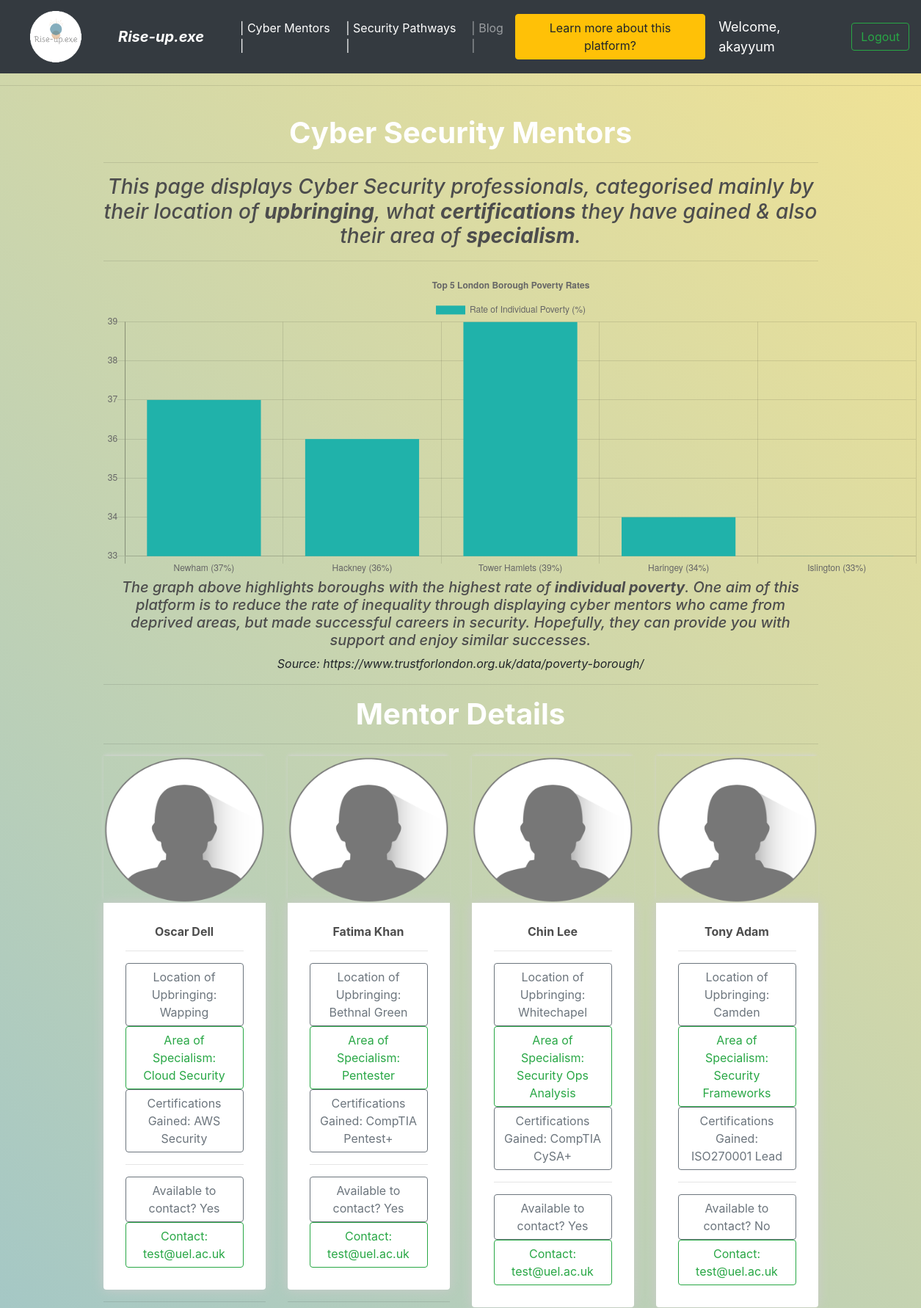
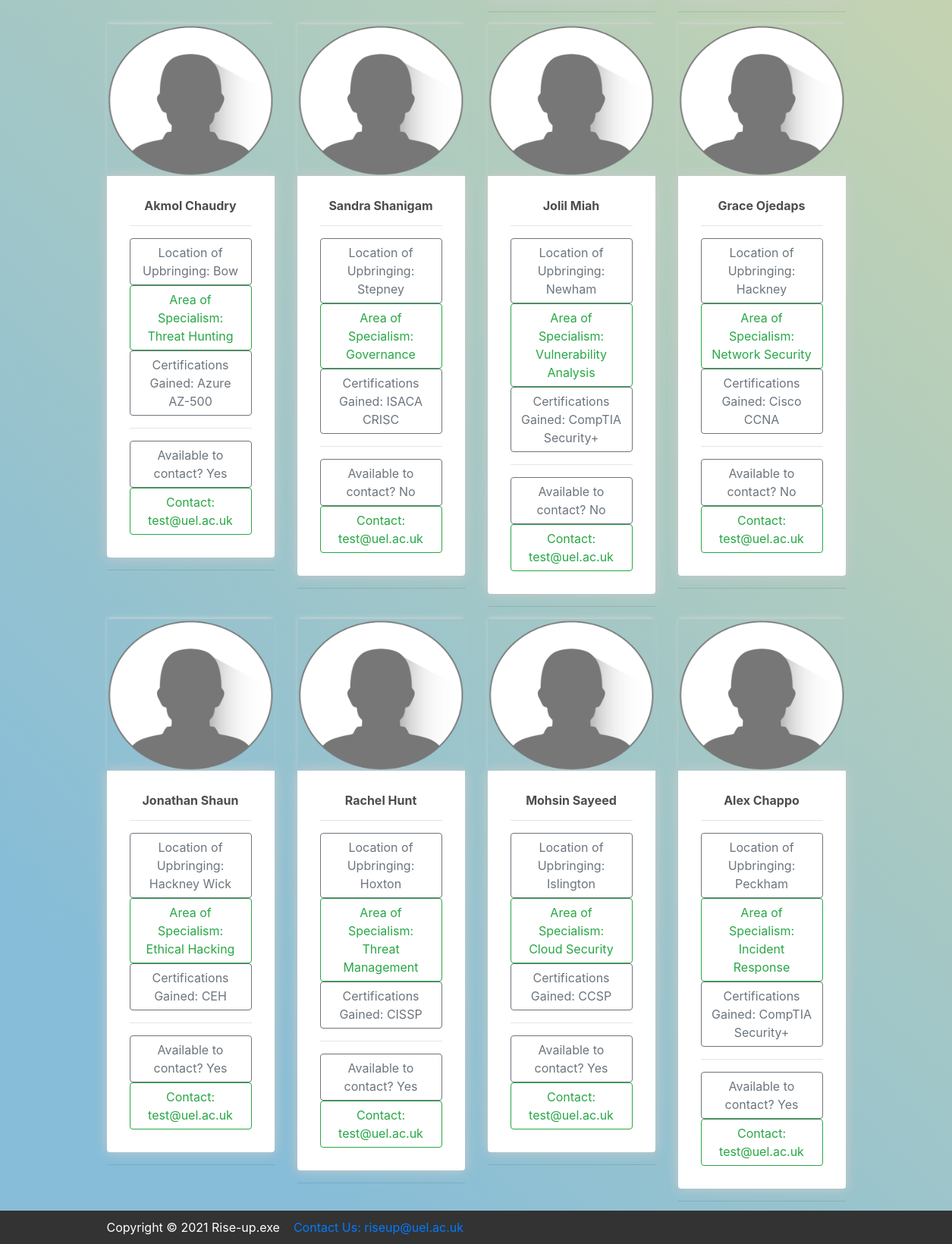
The app's page / (signed in) with its own data (2 pictures, top to bottom).
### mentor/models.py (models this page shows, shortened)
class Mentor(models.Model):
	name 			= models.CharField(max_length=200, null=True)
	upbringing 		= models.TextField(max_length=50, default='Location of Upbringing: ')
	certifications 	= models.CharField(max_length=200, null=True)
	expertise		= models.CharField(max_length=50, 	null='Area of Expertise: ')
	email 			= models.EmailField(max_length=200, null=True)
	available		= models.TextField(max_length=50, default='Yes')

### mentor/views.py (the view)
# urls.py: path('', views.mentor, name='mentor'),
@login_required(login_url='login')
def mentor(request):
	mentors = Mentor.objects.all()
	context = {'mentors':mentors}
	return render(request, 'mentor/mentor.html', context)

### mentor/templates/mentor/mentor.html (shortened to what this page needs)
{% extends 'mentor/main.html' %}
{% load static %}
{% block content %}
<body>
  <center>
    <h1><b style="color:white">Cyber Security Mentors</b></h1> <hr>
      <i><h3>This page displays Cyber Security professionals, categorised mainly by their location of <b>upbringing</b>, what <b>certifications</b> they have gained & also their area of <b>specialism</b>.</h3></i>
  </center>
  <hr>
</body>
<canvas id="chart" width="800" height="300"></canvas>
<script> let ctx = document.getElementById("chart").getContext("2d");
let chart = new Chart(ctx, {
  type: "bar",
  data: {
     labels: ["Newham (37%)", "Hackney (36%)", "Tower Hamlets (39%)", "Haringey (34%)", "Islington (33%)"],
     datasets: [
        {
          label: "Rate of Individual Poverty (%)",
          backgroundColor: "#20B2AA",
          borderColor: "#417690",
          data: [37, 36, 39, 34, 33]
        }
     ]
  },
  options: {
     title: {
        text: "Top 5 London Borough Poverty Rates",
        display: true
     }
  }
});
</script>
<center><i><h5>The graph above highlights boroughs with the highest rate of <b>individual poverty</b>. One aim of this platform is to reduce the rate of inequality through displaying cyber mentors who came from deprived areas, but made successful careers in security. Hopefully, they can provide you with support and enjoy similar successes.</h5></i></center>
<center><i><p>Source: https://www.trustforlondon.org.uk/data/poverty-borough/</p></i></center>
<hr>
<center><h1><b style="color:white">Mentor Details</b></h1><center>
  <hr>
<div class="row">
  {% for mentor in mentors %}
    <div class="col-lg-3">
      <img class="thumbnail" src="{% static 'media/user.png' %}">
    <div class="box-element mentor">
 <center><h6><strong>{{mentor.name}}</strong></h6></center>
    <hr>
    <button  class="btn btn-outline-secondary add-btn">{{mentor.upbringing}}</button>
      <a class="btn btn-outline-success" href="#">Area of Specialism: {{mentor.expertise}}</a>
    <button  class="btn btn-outline-secondary add-btn">Certifications Gained: {{mentor.certifications}}</button>
<hr>
    <button  class="btn btn-outline-secondary add-btn">Available to contact? {{mentor.available}}</button>
      <a class="btn btn-outline-success" href="#">Contact: {{mentor.email}}</a>
    </div>
<hr>
</div>
  {% endfor %}
</div>
{% endblock content %}

### mentor/templates/mentor/main.html (shortened to what this page needs)
{% load static %}
<!DOCTYPE html>
<html lang="en">
<head>
	<link rel="stylesheet" type="text/css" href="{% static 'css/main.css' %}">
	<link rel="stylesheet" href="https://stackpath.bootstrapcdn.com/bootstrap/4.4.1/css/bootstrap.min.css">
	<link rel="stylesheet" type="text/css" href="{% static 'css/main.css' %}">
</head>
<nav class="navbar navbar-expand-lg navbar-dark bg-dark">
      <a href="/home">
        <img src="{% static 'media/rise.png' %}" alt="My image">
      </a>
  <a class="navbar-brand" href="/about"><b><i>Rise-up.exe</i></b></a>
  <div class="collapse navbar-collapse" id="navbarSupportedContent">
    <ul class="navbar-nav mr-auto">
      <li class="nav-item active">
        <a class="nav-link" href="/home">| Cyber Mentors |<span class="sr-only">(current)</span></a>
      </li>
      <li class="nav-item active">
        <a class="nav-link" href="/guidance">| Security Pathways |<span class="sr-only">(current)</span></a>
      </li>
      <li class="nav-item">
        <a class="nav-link" href="/blog">| Blog |</a>
      </li>
    </ul>
   <div class="form-inline my-2 my-lg-0">
    	<a href="/about"class="btn btn-warning">Learn more about this platform?</a>
   </div>
    <span class="hello-msg">Welcome, {{request.user}}</span>
    <a class="btn btn-outline-success" href="{% url 'logout' %}">Logout</a>
</nav>
<body>
</body>
        <hr>
         <div class="container">
                <br>
                {% block content %}
                 {% endblock content %}
         </div>
</html>
<html lang="en">
<head>
</head>
<body>
    <div class="fixed-footer">
        <div class="container">Copyright &copy; 2021 Rise-up.exe &nbsp;&nbsp; <a href="#">Contact Us: riseup@uel.ac.uk</a></div>
    </div>
</body>
</html>

### static/css/main.css (style rules this page uses)
body { background-image: linear-gradient(45deg, #87bdd8 0%, #87bdd8 10%, #f2e394 100%); }
h1,h2,h3,h4,h5,h6 { color:hsl(0, 0%, 30%); }
.box-element { box-shadow:hsl(0, 0%, 80%) 0 0 16px; background-color: #fff; border-radius: 4px; padding: 30px; }
.thumbnail { width: 100%; height: 200px; -webkit-box-shadow: -1px -3px 5px -2px rgba(214,214,214,1); -moz-box-shadow: -1px -3px 5px -2px rgba(214,214,214,1); box-shadow: -1px -3px 5px -2px rgba(214,214,214,1); }
.mentor { border-radius: 0 0 4px 4px; }
.bg-dark { background-color: #4f868c; }
.btn { border-radius: 4; }

### mentor/templates/mentor/main.html (style rules this page uses)
body { padding-top: 0px; padding-bottom: 100px; }
.hello-msg { font-size: 18px; color: #fff; margin-right: 20px; }
body { padding-top: 0px; padding-bottom: 40px; }
.fixed-footer { width: 100%; position: fixed; background: #333; padding: 10px 0; color: #fff; }
.fixed-footer { bottom: 0; }
.container { width: 80%; margin: 0 auto; }
nav a { color: #fff; text-decoration: none; padding: 7px 25px; display: inline-block; }

### records on screen
Mentor: name "Oscar Dell", upbringing "Location of Upbringing: Wapping", expertise "Cloud Security", certifications "AWS Security", available "Yes", email "test@uel.ac.uk"
Mentor: name "Fatima Khan", upbringing "Location of Upbringing: Bethnal Green", expertise "Pentester", certifications "CompTIA Pentest+", available "Yes", email "test@uel.ac.uk"
Mentor: name "Chin Lee", upbringing "Location of Upbringing: Whitechapel", expertise "Security Ops Analysis", certifications "CompTIA CySA+", available "Yes", email "test@uel.ac.uk"
Mentor: name "Tony Adam", upbringing "Location of Upbringing: Camden", expertise "Security Frameworks", certifications "ISO270001 Lead", available "No", email "test@uel.ac.uk"
Mentor: name "Akmol Chaudry", upbringing "Location of Upbringing: Bow", expertise "Threat Hunting", certifications "Azure AZ-500", available "Yes", email "test@uel.ac.uk"
Mentor: name "Sandra Shanigam", upbringing "Location of Upbringing: Stepney", expertise "Governance", certifications "ISACA CRISC", available "No", email "test@uel.ac.uk"
Mentor: name "Jolil Miah", upbringing "Location of Upbringing: Newham", expertise "Vulnerability Analysis", certifications "CompTIA Security+", available "No", email "test@uel.ac.uk"
Mentor: name "Grace Ojedaps", upbringing "Location of Upbringing: Hackney", expertise "Network Security", certifications "Cisco CCNA", available "No", email "test@uel.ac.uk"
Mentor: name "Jonathan Shaun", upbringing "Location of Upbringing: Hackney Wick", expertise "Ethical Hacking", certifications "CEH", available "Yes", email "test@uel.ac.uk"
Mentor: name "Rachel Hunt", upbringing "Location of Upbringing: Hoxton", expertise "Threat Management", certifications "CISSP", available "Yes", email "test@uel.ac.uk"
Mentor: name "Mohsin Sayeed", upbringing "Location of Upbringing: Islington", expertise "Cloud Security", certifications "CCSP", available "Yes", email "test@uel.ac.uk"
Mentor: name "Alex Chappo", upbringing "Location of Upbringing: Peckham", expertise "Incident Response", certifications "CompTIA Security+", available "Yes", email "test@uel.ac.uk"

### other values on screen
{{ request.user }} "akayyum"
